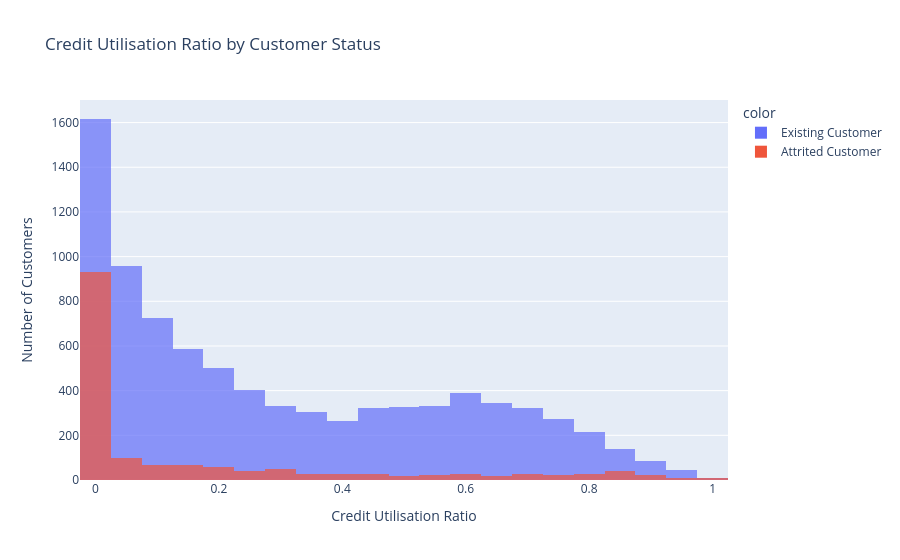

The notebook cell saved with this chart:
### Markdown cell above
# Credit Utilisation Distribution by Customer Status

This histogram compares the distribution of credit utilisation ratios between existing and attrited customers.

By comparing where customers are concentrated, it is possible to determine whether customers who remain with the bank generally utilise a greater proportion of their available credit than customers who leave.

If the hypothesis is supported, existing customers should be more concentrated at higher utilisation ratios than attrited customers..

### Code cell
fig = px.histogram(
    df_clean,
    x="Avg_Utilization_Ratio",
    color=df_clean["Attrition_Flag"].replace({
    0: "Existing Customer",
    1: "Attrited Customer"
}),
    barmode="overlay",
    opacity=0.7,
    nbins=25,
    title="Credit Utilisation Ratio by Customer Status",
    labels={
        "Avg_Utilization_Ratio": "Credit Utilisation Ratio",
        "Attrition_Flag": "Customer Status"
    }
)

fig.update_layout(
    xaxis_title="Credit Utilisation Ratio",
    yaxis_title="Number of Customers"
)

fig.show()

### Figure 1 — Plotly figure (JSON) as saved in the notebook; plotly's stock layout.template omitted (floating-point values rounded to 4 significant figures; data arrays with more than 128 entries replaced by an {"elided": "..."} marker saying what was removed)
{"data": [{"alignmentgroup": "True", "bingroup": "x", "hovertemplate": "color=Existing Customer<br>Credit Utilisation Ratio=%{x}<br>count=%{y}<extra></extra>", "legendgroup": "Existing Customer", "marker": {"color": "#636efa", "opacity": 0.7, "pattern": {"shape": ""}}, "name": "Existing Customer", "nbinsx": 25, "offsetgroup": "Existing Customer", "orientation": "v", "showlegend": true, "type": "histogram", "x": {"elided": "8500 float values"}, "xaxis": "x", "yaxis": "y"}, {"alignmentgroup": "True", "bingroup": "x", "hovertemplate": "color=Attrited Customer<br>Credit Utilisation Ratio=%{x}<br>count=%{y}<extra></extra>", "legendgroup": "Attrited Customer", "marker": {"color": "#EF553B", "opacity": 0.7, "pattern": {"shape": ""}}, "name": "Attrited Customer", "nbinsx": 25, "offsetgroup": "Attrited Customer", "orientation": "v", "showlegend": true, "type": "histogram", "x": {"elided": "1627 float values"}, "xaxis": "x", "yaxis": "y"}], "layout": {"barmode": "overlay", "legend": {"title": {"text": "color"}, "tracegroupgap": 0}, "title": {"text": "Credit Utilisation Ratio by Customer Status"}, "xaxis": {"anchor": "y", "domain": [0, 1], "title": {"text": "Credit Utilisation Ratio"}}, "yaxis": {"anchor": "x", "domain": [0, 1], "title": {"text": "Number of Customers"}}}}
